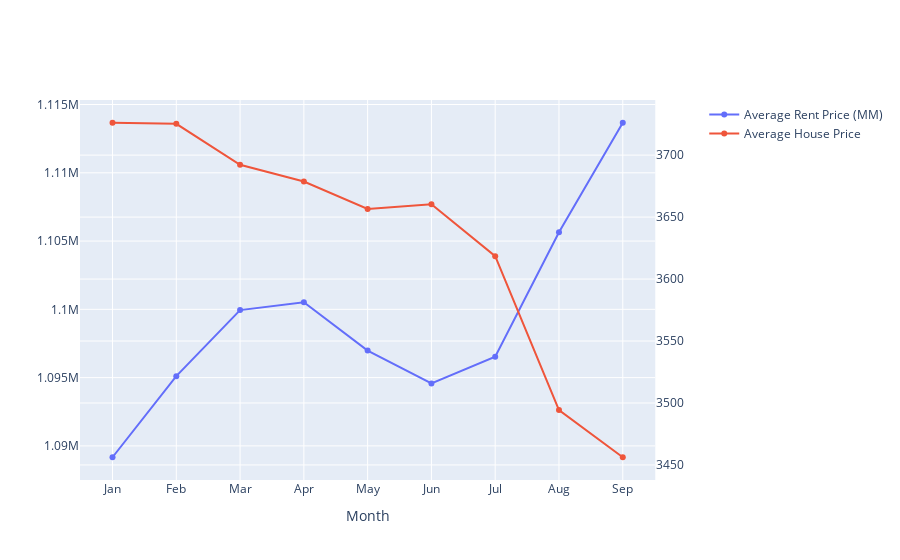

The notebook cell saved with this chart:
### Code cell
# Create comparison housing figure with secondary y-axis
housing_fig = make_subplots(specs=[[{"secondary_y": True}]])

#
x_zhvi = zhvi_sf['date']
y_zhvi = zhvi_sf['ZHVI']
x_av = average_df['date']
y_av = average_df['SF rent average']

# Add traces
housing_fig.add_trace(
    go.Scatter(x=x_zhvi, y=y_zhvi, name="Average Rent Price (MM)"),
    secondary_y=False,
)

housing_fig.add_trace(
    go.Scatter(x=x_av, y=y_av, name="Average House Price"),
    secondary_y=True,
)

#set titles
housing_fig.update_xaxes(title_text = 'Month')


housing_fig.show()

### Figure 1 — Plotly figure (JSON) as saved in the notebook; plotly's stock layout.template omitted (floating-point values rounded to 4 significant figures)
{"data": [{"name": "Average Rent Price (MM)", "type": "scatter", "x": ["Jan", "Feb", "Mar", "Apr", "May", "Jun", "Jul", "Aug", "Sep"], "xaxis": "x", "y": [1089169, 1095109, 1099945, 1100524, 1096982, 1094569, 1096527, 1105647, 1113664], "yaxis": "y"}, {"name": "Average House Price", "type": "scatter", "x": ["Jan", "Feb", "Mar", "Apr", "May", "Jun", "Jul", "Aug", "Sep"], "xaxis": "x", "y": [3726.0, 3725.0, 3692.0, 3679.0, 3657.0, 3660.0, 3618.0, 3494.0, 3456.0], "yaxis": "y2"}], "layout": {"xaxis": {"anchor": "y", "domain": [0, 0.94], "title": {"text": "Month"}}, "yaxis": {"anchor": "x", "domain": [0, 1]}, "yaxis2": {"anchor": "x", "overlaying": "y", "side": "right"}}}
